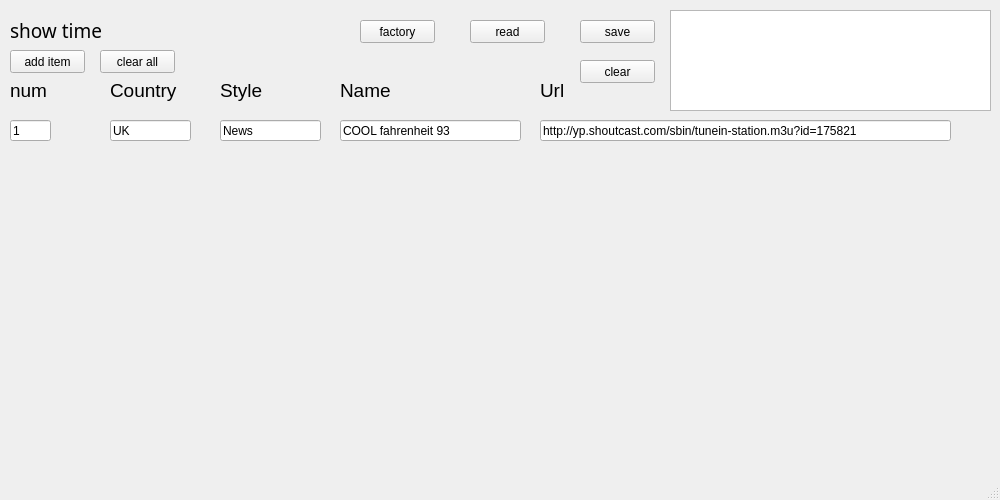
<?xml version="1.0" encoding="UTF-8"?>
<ui version="4.0">
 <class>MainWindow</class>
 <widget class="QMainWindow" name="MainWindow">
  <property name="geometry">
   <rect>
    <x>0</x>
    <y>0</y>
    <width>1000</width>
    <height>500</height>
   </rect>
  </property>
  <property name="windowTitle">
   <string>MainWindow</string>
  </property>
  <widget class="QWidget" name="centralwidget">
   <widget class="QPushButton" name="pushButton_factory">
    <property name="geometry">
     <rect>
      <x>360</x>
      <y>20</y>
      <width>75</width>
      <height>23</height>
     </rect>
    </property>
    <property name="text">
     <string>factory</string>
    </property>
   </widget>
   <widget class="QPushButton" name="pushButton_read">
    <property name="geometry">
     <rect>
      <x>470</x>
      <y>20</y>
      <width>75</width>
      <height>23</height>
     </rect>
    </property>
    <property name="text">
     <string>read</string>
    </property>
   </widget>
   <widget class="QPushButton" name="pushButton_save">
    <property name="geometry">
     <rect>
      <x>580</x>
      <y>20</y>
      <width>75</width>
      <height>23</height>
     </rect>
    </property>
    <property name="text">
     <string>save</string>
    </property>
   </widget>
   <widget class="QLabel" name="label_Num">
    <property name="geometry">
     <rect>
      <x>10</x>
      <y>80</y>
      <width>51</width>
      <height>21</height>
     </rect>
    </property>
    <property name="font">
     <font>
      <pointsize>14</pointsize>
     </font>
    </property>
    <property name="text">
     <string>num</string>
    </property>
   </widget>
   <widget class="QLabel" name="label_Country">
    <property name="geometry">
     <rect>
      <x>110</x>
      <y>80</y>
      <width>91</width>
      <height>21</height>
     </rect>
    </property>
    <property name="font">
     <font>
      <pointsize>14</pointsize>
     </font>
    </property>
    <property name="text">
     <string>Country</string>
    </property>
   </widget>
   <widget class="QLabel" name="label_Style">
    <property name="geometry">
     <rect>
      <x>220</x>
      <y>80</y>
      <width>51</width>
      <height>21</height>
     </rect>
    </property>
    <property name="font">
     <font>
      <pointsize>14</pointsize>
     </font>
    </property>
    <property name="text">
     <string>Style</string>
    </property>
   </widget>
   <widget class="QLabel" name="label_Name">
    <property name="geometry">
     <rect>
      <x>340</x>
      <y>80</y>
      <width>51</width>
      <height>21</height>
     </rect>
    </property>
    <property name="font">
     <font>
      <pointsize>14</pointsize>
     </font>
    </property>
    <property name="text">
     <string>Name</string>
    </property>
   </widget>
   <widget class="QLabel" name="label_Url">
    <property name="geometry">
     <rect>
      <x>540</x>
      <y>80</y>
      <width>51</width>
      <height>21</height>
     </rect>
    </property>
    <property name="font">
     <font>
      <pointsize>14</pointsize>
     </font>
    </property>
    <property name="text">
     <string>Url</string>
    </property>
   </widget>
   <widget class="QLineEdit" name="lineEdit_Num1">
    <property name="geometry">
     <rect>
      <x>10</x>
      <y>120</y>
      <width>41</width>
      <height>21</height>
     </rect>
    </property>
    <property name="text">
     <string>1</string>
    </property>
   </widget>
   <widget class="QLineEdit" name="lineEdit_Country1">
    <property name="geometry">
     <rect>
      <x>110</x>
      <y>120</y>
      <width>81</width>
      <height>21</height>
     </rect>
    </property>
    <property name="text">
     <string>UK</string>
    </property>
   </widget>
   <widget class="QLineEdit" name="lineEdit_Style1">
    <property name="geometry">
     <rect>
      <x>220</x>
      <y>120</y>
      <width>101</width>
      <height>21</height>
     </rect>
    </property>
    <property name="text">
     <string>News</string>
    </property>
   </widget>
   <widget class="QLineEdit" name="lineEdit_Name1">
    <property name="geometry">
     <rect>
      <x>340</x>
      <y>120</y>
      <width>181</width>
      <height>21</height>
     </rect>
    </property>
    <property name="text">
     <string>COOL fahrenheit 93</string>
    </property>
   </widget>
   <widget class="QLineEdit" name="lineEdit_Url1">
    <property name="geometry">
     <rect>
      <x>540</x>
      <y>120</y>
      <width>411</width>
      <height>21</height>
     </rect>
    </property>
    <property name="text">
     <string>http://yp.shoutcast.com/sbin/tunein-station.m3u?id=175821</string>
    </property>
   </widget>
   <widget class="QLabel" name="label_time">
    <property name="geometry">
     <rect>
      <x>10</x>
      <y>20</y>
      <width>281</width>
      <height>21</height>
     </rect>
    </property>
    <property name="font">
     <font>
      <family>宋体</family>
      <pointsize>14</pointsize>
     </font>
    </property>
    <property name="text">
     <string>show time</string>
    </property>
   </widget>
   <widget class="QTextEdit" name="textEdit_info">
    <property name="geometry">
     <rect>
      <x>670</x>
      <y>10</y>
      <width>321</width>
      <height>101</height>
     </rect>
    </property>
   </widget>
   <widget class="QPushButton" name="pushButton_clear">
    <property name="geometry">
     <rect>
      <x>580</x>
      <y>60</y>
      <width>75</width>
      <height>23</height>
     </rect>
    </property>
    <property name="text">
     <string>clear</string>
    </property>
   </widget>
   <widget class="QPushButton" name="pushButton_add_item">
    <property name="geometry">
     <rect>
      <x>10</x>
      <y>50</y>
      <width>75</width>
      <height>23</height>
     </rect>
    </property>
    <property name="text">
     <string>add item</string>
    </property>
   </widget>
   <widget class="QPushButton" name="pushButton_clear_all">
    <property name="geometry">
     <rect>
      <x>100</x>
      <y>50</y>
      <width>75</width>
      <height>23</height>
     </rect>
    </property>
    <property name="text">
     <string>clear all</string>
    </property>
   </widget>
  </widget>
  <widget class="QStatusBar" name="statusbar"/>
 </widget>
 <resources/>
 <connections/>
</ui>
